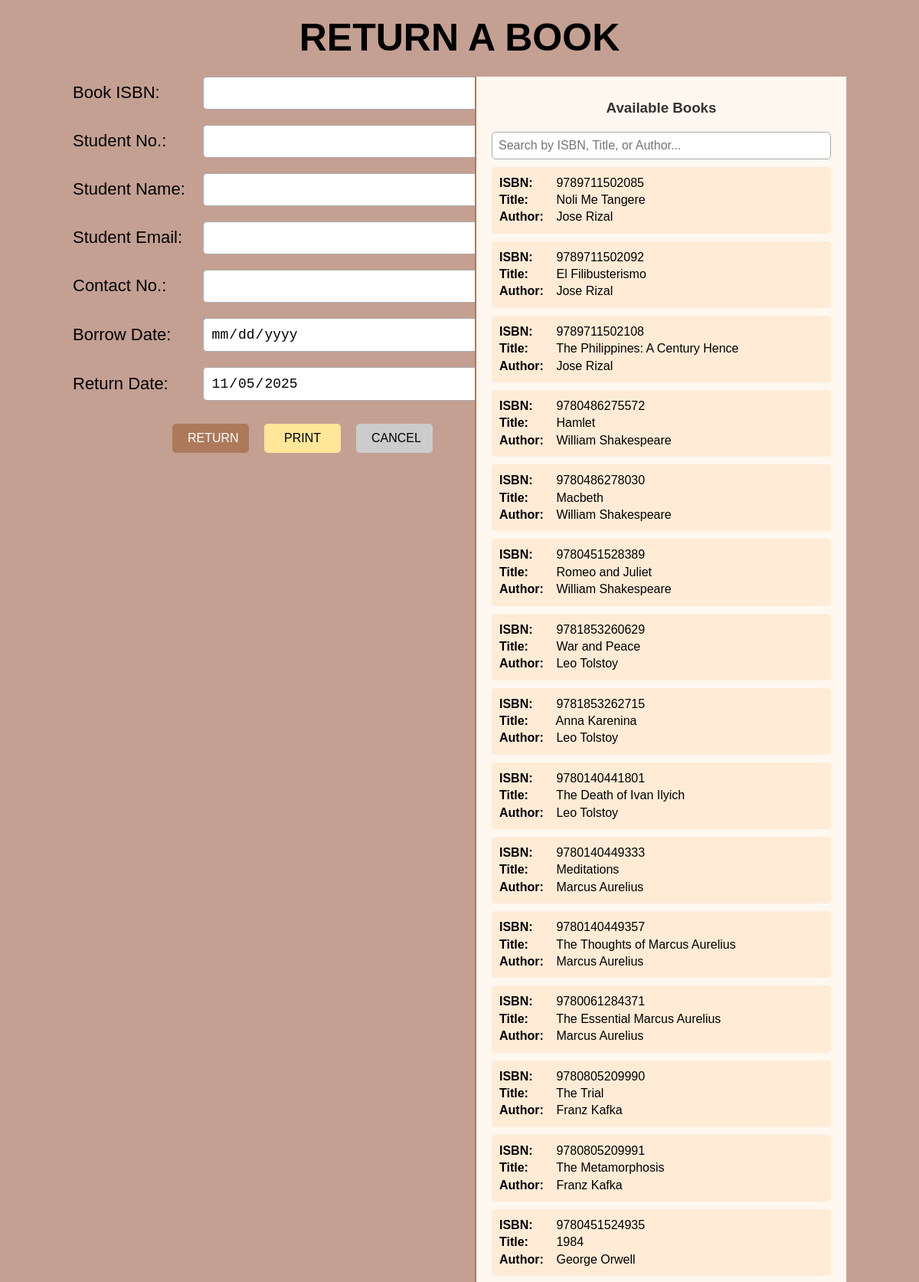
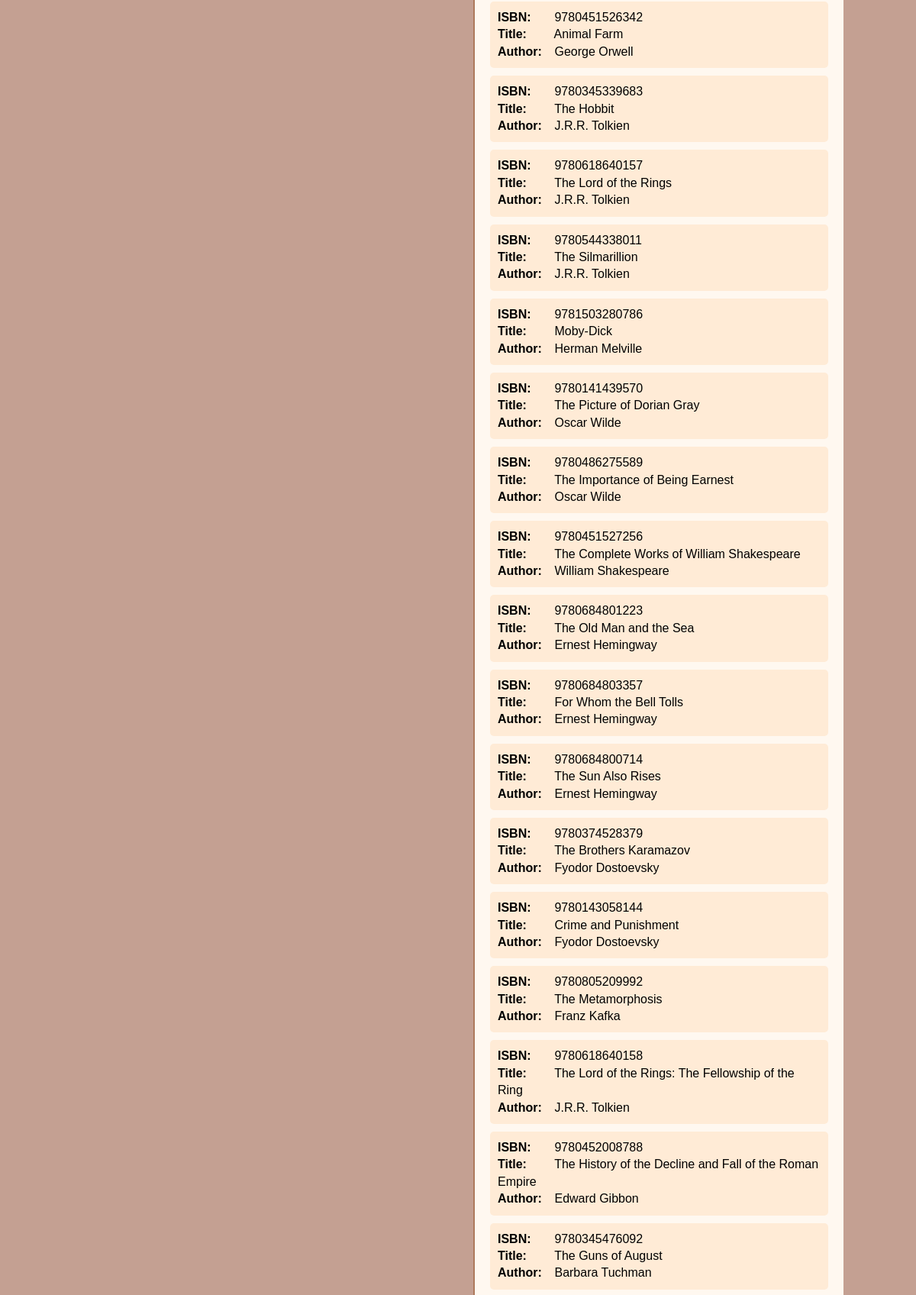
The app's page /return_books.php (upper part) with its own data (2 pictures, top to bottom).
### tables this page shows
CREATE TABLE IF NOT EXISTS books (
  BookID INT(11) NOT NULL AUTO_INCREMENT,
  Title VARCHAR(255) DEFAULT NULL,
  Author VARCHAR(255) DEFAULT NULL,
  ISBN VARCHAR(20) NOT NULL UNIQUE,
  Publisher VARCHAR(255) DEFAULT NULL,
  Genre VARCHAR(100) DEFAULT NULL,
  Location VARCHAR(100) DEFAULT NULL,
  copies INT(11) NOT NULL DEFAULT 1,
  available_copies INT(11) NOT NULL DEFAULT 1,
  PRIMARY KEY (BookID)
);

### return_books.php (the view, shortened to what this page needs)
<?php
$servername = "localhost";
$username = "root";
$password = "";
$database = "library_db";
$conn = new mysqli($servername, $username, $password, $database);
$books = [];
$sql = "SELECT ISBN, Title, Author FROM books";
$result = $conn->query($sql);
if ($result && $result->num_rows > 0) {
    while ($row = $result->fetch_assoc()) {
        $books[] = $row;
    }
}
?>
<!DOCTYPE html>
<html lang="en">
<head>
</head>
<body>
    <h2>RETURN A BOOK</h2>
    <div class="container">
        <form method="POST" id="returnForm" onsubmit="return validateReturnForm()">
            <div class="form-group">
                <label for="book_isbn">Book ISBN:</label>
                <input type="text" name="book_isbn" id="book_isbn" required>
            </div>
            <div class="form-group">
                <label for="student_number">Student No.:</label>
                <input type="text" name="student_number" id="student_number" required>
            </div>
            <div class="form-group">
                <label for="student_name">Student Name:</label>
                <input type="name" name="student_name" id="student_name" required>
            </div>
            <div class="form-group">
                <label for="student_email">Student Email:</label>
                <input type="email" name="student_email" id="student_email" required>
            </div>
            <div class="form-group">
                <label for="student_contact">Contact No.:</label>
                <input type="tel" name="student_contact" id="student_contact" required>
            </div>
            <div class="form-group">
                <label for="borrow_date">Borrow Date:</label>
                <input type="date" name="borrow_date" id="borrow_date" required>
            </div>
            <div class="form-group">
                <label for="return_date">Return Date:</label>
                <input type="date" name="return_date" id="return_date" required>
            </div>
            <div class="button-group">
                <button type="submit" id="returnButton">RETURN</button>
                <button type="button" onclick="printForm()">PRINT</button>
                <button type="button" onclick="location.href='<?= isset($_SESSION['user_id']) ? 'dashboard.php' : 'home.php' ?>'">CANCEL</button>
            </div>
        </form>
        <div class="book-list">
    <h3>Available Books</h3>
    <input type="text" id="bookSearch" placeholder="Search by ISBN, Title, or Author..." style="width:100%;padding:8px;margin-bottom:10px;font-size:16px;border-radius:5px;border:1px solid #aaa;box-sizing:border-box;">
    <?php foreach ($books as $book): ?>
<div class="book-item" data-isbn="<?= htmlspecialchars($book['ISBN']) ?>">
    <div><strong>ISBN:</strong> <?= htmlspecialchars($book['ISBN']) ?></div>
    <div><strong>Title:</strong> <?= htmlspecialchars($book['Title']) ?></div>
    <div><strong>Author:</strong> <?= htmlspecialchars($book['Author']) ?></div>
</div>
<?php endforeach; ?>
</div>
</body>
</html>

### return_books.php (style rules this page uses)
html, body { height: 100%; margin: 0; padding: 0; background-color: #C4A092; font-family: Arial, sans-serif; overflow: hidden; }
h2 { text-align: center; color: black; margin-top: 20px; font-size: 50px; }
.container { display: flex; justify-content: space-between; padding: 20px; }
form { display: flex; flex-direction: column; gap: 20px; max-width: 600px; width: 100%; margin-top: -40px; }
.form-group { display: flex; justify-content: flex-start; align-items: center; width: 100%; margin-left: 75px; }
label { font-size: 22px; color: black; width: 40%; white-space: nowrap; }
input { width: 100%; padding: 10px; font-size: 18px; border: 1px solid #aaa; border-radius: 5px; box-sizing: border-box; }
.button-group { display: flex; gap: 20px; justify-content: center; margin-top: 10px; margin-left: 150px; }
button { padding: 10px 20px; border: none; border-radius: 5px; cursor: pointer; font-size: 16px; width: 100px; }
button[type="submit"] { background-color: #AD795B; color: white; }
button[type="button"]:nth-child(2) { background-color: #FFE699; color: black; }
button[type="button"]:nth-child(3) { background-color: #ccc; color: black; }
.book-list { background-color: #FFF8F0; border-left: 2px solid #AD795B; padding: 20px; width: 500px; max-height: 71vh; overflow-y: auto; margin-top: -40px; margin-right: 75px; position: relative; display: flex; flex-direction: column; justify-content: flex-start; }
.book-list h3 { text-align: center; margin-top: 10px; margin-bottom: 20px; color: #333; }
.book-item { margin-bottom: 10px; padding: 10px; background-color: #FFEBD6; border-radius: 5px; font-size: 16px; line-height: 1.4; cursor: pointer; transition: background-color 0.2s ease; }
.book-item strong { display: inline-block; width: 70px; }

### records on screen
books: ISBN "9789711502085", Title "Noli Me Tangere", Author "Jose Rizal"
books: ISBN "9789711502092", Title "El Filibusterismo", Author "Jose Rizal"
books: ISBN "9789711502108", Title "The Philippines: A Century Hence", Author "Jose Rizal"
books: ISBN "9780486275572", Title "Hamlet", Author "William Shakespeare"
books: ISBN "9780486278030", Title "Macbeth", Author "William Shakespeare"
books: ISBN "9780451528389", Title "Romeo and Juliet", Author "William Shakespeare"
books: ISBN "9781853260629", Title "War and Peace", Author "Leo Tolstoy"
books: ISBN "9781853262715", Title "Anna Karenina", Author "Leo Tolstoy"
books: ISBN "9780140441801", Title "The Death of Ivan Ilyich", Author "Leo Tolstoy"
books: ISBN "9780140449333", Title "Meditations", Author "Marcus Aurelius"
books: ISBN "9780140449357", Title "The Thoughts of Marcus Aurelius", Author "Marcus Aurelius"
books: ISBN "9780061284371", Title "The Essential Marcus Aurelius", Author "Marcus Aurelius"
books: ISBN "9780805209990", Title "The Trial", Author "Franz Kafka"
books: ISBN "9780805209991", Title "The Metamorphosis", Author "Franz Kafka"
books: ISBN "9780451524935", Title "1984", Author "George Orwell"
books: ISBN "9780451526342", Title "Animal Farm", Author "George Orwell"
books: ISBN "9780345339683", Title "The Hobbit", Author "J.R.R. Tolkien"
books: ISBN "9780618640157", Title "The Lord of the Rings", Author "J.R.R. Tolkien"
books: ISBN "9780544338011", Title "The Silmarillion", Author "J.R.R. Tolkien"
books: ISBN "9781503280786", Title "Moby-Dick", Author "Herman Melville"
books: ISBN "9780141439570", Title "The Picture of Dorian Gray", Author "Oscar Wilde"
books: ISBN "9780486275589", Title "The Importance of Being Earnest", Author "Oscar Wilde"
books: ISBN "9780451527256", Title "The Complete Works of William Shakespeare", Author "William Shakespeare"
books: ISBN "9780684801223", Title "The Old Man and the Sea", Author "Ernest Hemingway"
books: ISBN "9780684803357", Title "For Whom the Bell Tolls", Author "Ernest Hemingway"
books: ISBN "9780684800714", Title "The Sun Also Rises", Author "Ernest Hemingway"
books: ISBN "9780374528379", Title "The Brothers Karamazov", Author "Fyodor Dostoevsky"
books: ISBN "9780143058144", Title "Crime and Punishment", Author "Fyodor Dostoevsky"
books: ISBN "9780805209992", Title "The Metamorphosis", Author "Franz Kafka"
books: ISBN "9780618640158", Title "The Lord of the Rings: The Fellowship of the Ring", Author "J.R.R. Tolkien"
books: ISBN "9780452008788", Title "The History of the Decline and Fall of the Roman Empire", Author "Edward Gibbon"
books: ISBN "9780345476092", Title "The Guns of August", Author "Barbara Tuchman"
